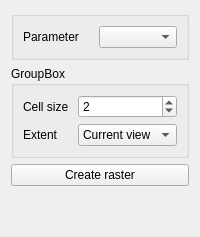
            <widget class="QWidget" name="page_10">
             <layout class="QVBoxLayout" name="verticalLayout_7">
              <item>
               <widget class="QGroupBox" name="groupBox_24">
                <property name="sizePolicy">
                 <sizepolicy hsizetype="Preferred" vsizetype="Fixed">
                  <horstretch>0</horstretch>
                  <verstretch>0</verstretch>
                 </sizepolicy>
                </property>
                <property name="maximumSize">
                 <size>
                  <width>16777215</width>
                  <height>90</height>
                 </size>
                </property>
                <property name="title">
                 <string/>
                </property>
                <layout class="QGridLayout" name="gridLayout_26">
                 <property name="horizontalSpacing">
                  <number>20</number>
                 </property>
                 <item row="0" column="1">
                  <widget class="QComboBox" name="comboBox_parametreschooser_2">
                   <property name="sizePolicy">
                    <sizepolicy hsizetype="Preferred" vsizetype="Fixed">
                     <horstretch>0</horstretch>
                     <verstretch>0</verstretch>
                    </sizepolicy>
                   </property>
                  </widget>
                 </item>
                 <item row="0" column="0">
                  <widget class="QLabel" name="label_36">
                   <property name="sizePolicy">
                    <sizepolicy hsizetype="Fixed" vsizetype="Minimum">
                     <horstretch>0</horstretch>
                     <verstretch>0</verstretch>
                    </sizepolicy>
                   </property>
                   <property name="text">
                    <string>Parameter</string>
                   </property>
                  </widget>
                 </item>
                </layout>
               </widget>
              </item>
              <item>
               <widget class="QGroupBox" name="groupBox_7">
                <property name="title">
                 <string>GroupBox</string>
                </property>
                <layout class="QGridLayout" name="gridLayout_6">
                 <item row="0" column="0">
                  <widget class="QLabel" name="label_37">
                   <property name="text">
                    <string>Cell size</string>
                   </property>
                  </widget>
                 </item>
                 <item row="0" column="1">
                  <widget class="QSpinBox" name="spinBox_rastercellsize">
                   <property name="maximum">
                    <number>999999</number>
                   </property>
                   <property name="value">
                    <number>2</number>
                   </property>
                  </widget>
                 </item>
                 <item row="1" column="0">
                  <widget class="QLabel" name="label_38">
                   <property name="text">
                    <string>Extent</string>
                   </property>
                  </widget>
                 </item>
                 <item row="1" column="1">
                  <widget class="QComboBox" name="comboBox_rasterextent">
                   <item>
                    <property name="text">
                     <string>Current view</string>
                    </property>
                   </item>
                   <item>
                    <property name="text">
                     <string>Full Extent</string>
                    </property>
                   </item>
                  </widget>
                 </item>
                </layout>
               </widget>
              </item>
              <item>
               <widget class="QPushButton" name="pushButton_createraster">
                <property name="text">
                 <string>Create raster</string>
                </property>
               </widget>
              </item>
              <item>
               <spacer name="verticalSpacer_2">
                <property name="orientation">
                 <enum>Qt::Vertical</enum>
                </property>
                <property name="sizeHint" stdset="0">
                 <size>
                  <width>20</width>
                  <height>40</height>
                 </size>
                </property>
               </spacer>
              </item>
             </layout>
            </widget>
